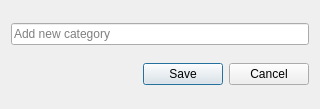
<?xml version="1.0" encoding="UTF-8"?>
<ui version="4.0">
 <class>addEditCatDialog</class>
 <widget class="QDialog" name="addEditCatDialog">
  <property name="geometry">
   <rect>
    <x>0</x>
    <y>0</y>
    <width>320</width>
    <height>109</height>
   </rect>
  </property>
  <property name="windowTitle">
   <string>Add a new category</string>
  </property>
  <layout class="QGridLayout" name="gridLayout">
   <item row="0" column="0">
    <widget class="QLineEdit" name="addCatLineEdit">
     <property name="placeholderText">
      <string>Add new category</string>
     </property>
    </widget>
   </item>
   <item row="1" column="0">
    <widget class="QDialogButtonBox" name="addEditCatButtonBox">
     <property name="orientation">
      <enum>Qt::Horizontal</enum>
     </property>
     <property name="standardButtons">
      <set>QDialogButtonBox::Cancel|QDialogButtonBox::Save</set>
     </property>
    </widget>
   </item>
  </layout>
 </widget>
 <resources/>
 <connections>
  <connection>
   <sender>addEditCatButtonBox</sender>
   <signal>accepted()</signal>
   <receiver>addEditCatDialog</receiver>
   <slot>accept()</slot>
   <hints>
    <hint type="sourcelabel">
     <x>248</x>
     <y>254</y>
    </hint>
    <hint type="destinationlabel">
     <x>157</x>
     <y>274</y>
    </hint>
   </hints>
  </connection>
  <connection>
   <sender>addEditCatButtonBox</sender>
   <signal>rejected()</signal>
   <receiver>addEditCatDialog</receiver>
   <slot>reject()</slot>
   <hints>
    <hint type="sourcelabel">
     <x>316</x>
     <y>260</y>
    </hint>
    <hint type="destinationlabel">
     <x>286</x>
     <y>274</y>
    </hint>
   </hints>
  </connection>
 </connections>
</ui>
